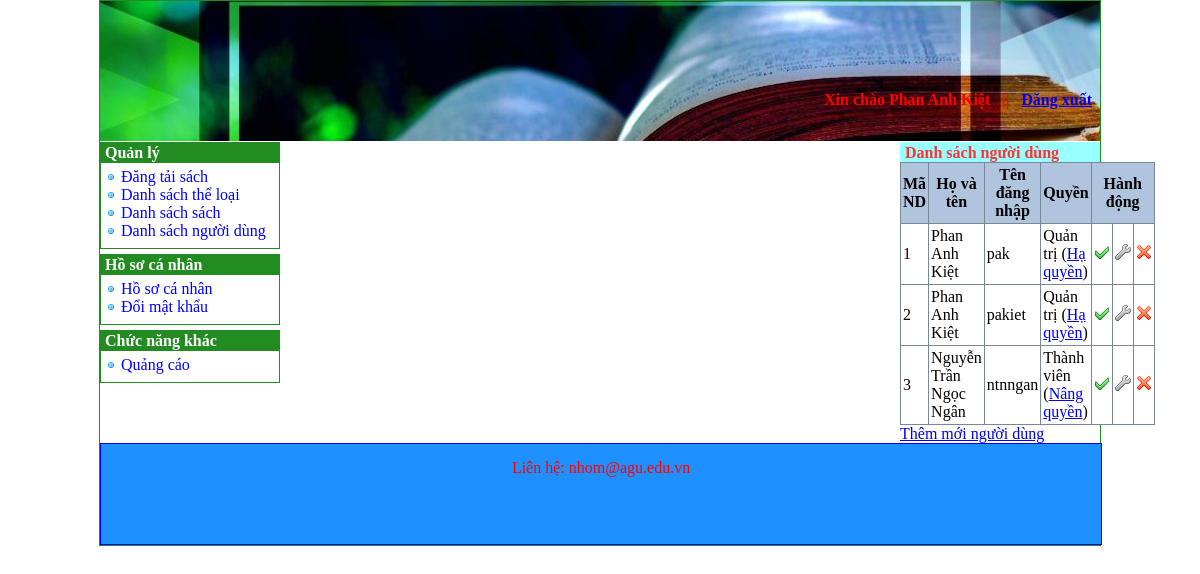
Screenshot of /index.php?do=nguoidung (signed in) with the database file from the repository.
### tables this page shows
CREATE TABLE `nguoidung` (
  `manguoidung` int(11) NOT NULL,
  `tennguoidung` text NOT NULL,
  `tendangnhap` text NOT NULL,
  `matkhau` text NOT NULL,
  `quyenhan` int(11) NOT NULL,
  `khoa` int(11) NOT NULL
);

### nguoidung.php (the view, shortened to what this page needs)
<?php
	$sql = "SELECT * FROM `nguoidung` WHERE 1";
	$danhsach = $connect->query($sql);
?>
<h3>Danh sách người dùng</h3>
<table class="DanhSach">
	<tr>
		<th>Mã ND</th>
		<th>Họ và tên</th>
		<th>Tên đăng nhập</th>
		<th>Quyền</th>
		<th colspan="3">Hành động</th>
	</tr>
	<?php
		while ($dong = $danhsach->fetch_array(MYSQLI_ASSOC))
		{
			echo "<tr  bgcolor='#ffffff' onmouseover='this.style.background=\"#dee3e7\"' onmouseout='this.style.background=\"#ffffff\"'>";
				echo "<td>" . $dong["manguoidung"] . "</td>";
				echo "<td>" . $dong["tennguoidung"] . "</td>";
				echo "<td>" . $dong["tendangnhap"] . "</td>";
				echo "<td>";
					if($dong["quyenhan"] == 1)
						echo "Quản trị (<a href='index.php?do=nguoidung_kichhoat&id=" . $dong["manguoidung"] . "&quyen=2'>Hạ quyền</a>)";
					else
						echo "Thành viên (<a href='index.php?do=nguoidung_kichhoat&id=" . $dong["manguoidung"] . "&quyen=1'>Nâng quyền</a>)";
				echo "</td>";
				echo "<td align='center'>";
					if($dong["khoa"] == 0)
						echo "<a href='index.php?do=nguoidung_kichhoat&id=" . $dong["manguoidung"] . "&khoa=1'><img src='images/active.png' /></a>";
					else
						echo "<a href='index.php?do=nguoidung_kichhoat&id=" . $dong["manguoidung"] . "&khoa=0'><img src='images/ban.png' /></a>";
				echo "</td>";
				echo "<td align='center'><a href='index.php?do=nguoidung_sua&id=" . $dong["manguoidung"] . "'><img src='images/edit.png' /></a></td>";
				echo "<td align='center'><a href='index.php?do=nguoidung_xoa&id=" . $dong["manguoidung"] . "' onclick='return confirm(\"Bạn có muốn xóa người dùng " . $dong['tennguoidung'] . " không?\")'><img src='images/delete.png' /></a></td>";
			echo "</tr>";
		}
	?>
</table>
<a href="index.php?do=dangky">Thêm mới người dùng</a>

### DocSach/css/style.css (style rules this page uses)
body { margin: 0; }
#BenPhai h3 { font-size: 16px; padding: 2px 0 0 5px; margin-bottom: 0; margin-top: 1px; background-color: #99FFFF; color: #FF3333; }
table.DanhSach { width: 100%; border-collapse: collapse; }
table.DanhSach th { border: 1px solid #778899; padding: 3px 2px 3px 2px; background: #b0c4de; }
table.DanhSach td { border: 1px solid #778899; padding: 3px 2px 3px 2px; }

### rows the page displays
nguoidung: manguoidung "1", tennguoidung "Phan Anh Kiệt", tendangnhap "pak", khoa 0 (drawn)
nguoidung: manguoidung "2", tennguoidung "Phan Anh Kiệt", tendangnhap "pakiet", khoa 0 (drawn)
nguoidung: manguoidung "3", tennguoidung "Nguyễn Trần Ngọc Ngân", tendangnhap "ntnngan", khoa 0 (drawn)

### other values shown
$_SESSION['HoTen'] "Phan Anh Kiệt"
